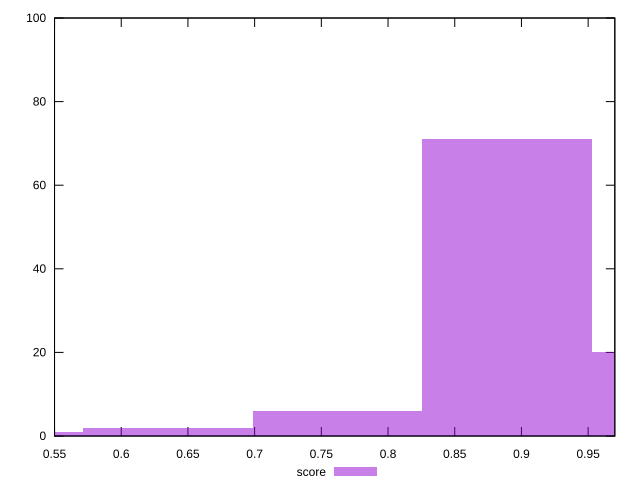

The script that saved this image:
reset

$score <<EOF
0.7622063985241514 6
0.5081375990161009 1
0.8892407982781766 71
1.0162751980322018 20
0.6351719987701261 2
EOF

set key outside below
set boxwidth 0.12703439975402522
set xrange [0.55:0.97]
set yrange [0:100]
set trange [0:100]
set style fill transparent solid 0.5 noborder
set terminal svg size 640, 490 enhanced background rgb 'white'
set output "report_00019_2021-02-10T18-14-37.922Z//mainthread-work-breakdown/samples/pages+cached/score/histogram.svg"

plot $score title "score" with boxes

reset
